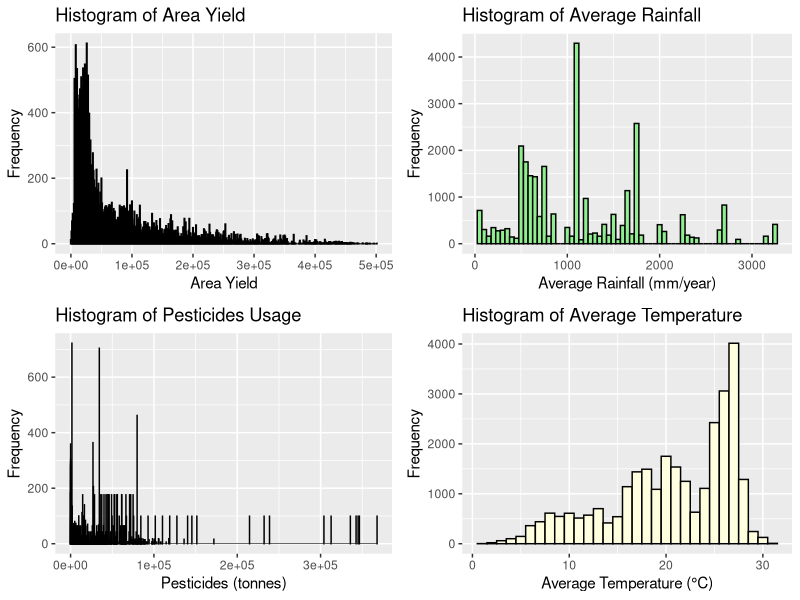
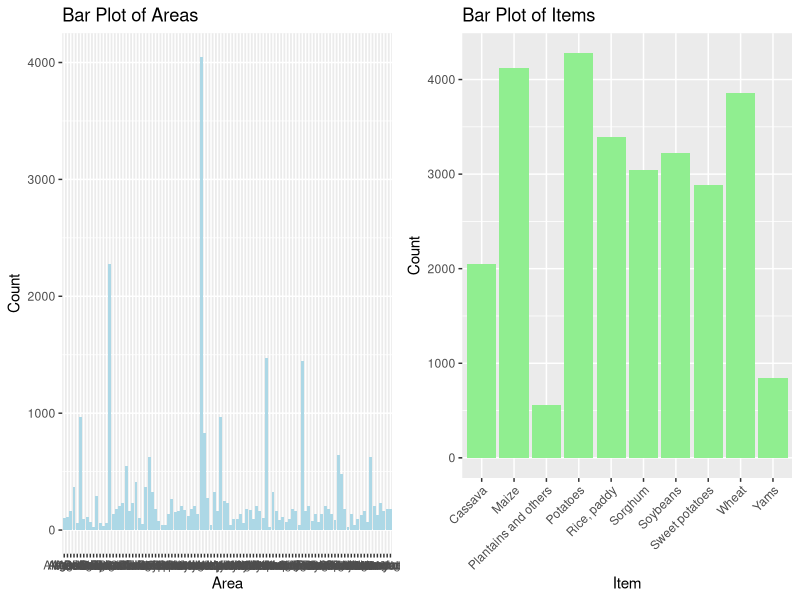

Source code (R) for these figures, in order:
# Load dataset
crop_data <- read.csv("data/yield_df.csv", colClasses = c(
  id = "integer",
  Area = "factor",
  Item = "factor",
  Year = "integer",
  area_yield = "integer",
  average_rain_fall_mm_per_year = "integer",
  pesticides_tonnes = "numeric",
  avg_temp = "numeric"
))

# Display the structure of the dataset
str(crop_data)

# View the first few rows of the dataset
head(crop_data)

# View the dataset in a separate viewer window
View(crop_data)

# Calculate frequency of each category in 'Area' column
area_freq <- table(crop_data$Area)
print(area_freq)

# Calculate frequency of each category in 'Item' column
item_freq <- table(crop_data$Item)
print(item_freq)

# Summary statistics for 'area_yield' column
summary(crop_data$area_yield)

# Summary statistics for 'average_rain_fall_mm_per_year' column
summary(crop_data$average_rain_fall_mm_per_year)

# Summary statistics for 'pesticides_tonnes' column
summary(crop_data$pesticides_tonnes)

# Summary statistics for 'avg_temp' column
summary(crop_data$avg_temp)

# Define a function to calculate mode
Mode <- function(x) {
  ux <- unique(x)
  ux[which.max(tabulate(match(x, ux)))]
}

# Calculate mean, median, and mode for numerical variables

# Mean, median, and mode for 'area_yield' column
mean_area_yield <- mean(crop_data$area_yield)
median_area_yield <- median(crop_data$area_yield)
mode_area_yield <- Mode(crop_data$area_yield)

# Mean, median, and mode for 'average_rain_fall_mm_per_year' column
mean_rainfall <- mean(crop_data$average_rain_fall_mm_per_year)
median_rainfall <- median(crop_data$average_rain_fall_mm_per_year)
mode_rainfall <- Mode(crop_data$average_rain_fall_mm_per_year)

# Mean, median, and mode for 'pesticides_tonnes' column
mean_pesticides <- mean(crop_data$pesticides_tonnes)
median_pesticides <- median(crop_data$pesticides_tonnes)
mode_pesticides <- Mode(crop_data$pesticides_tonnes)

# Mean, median, and mode for 'avg_temp' column
mean_temp <- mean(crop_data$avg_temp)
median_temp <- median(crop_data$avg_temp)
mode_temp <- Mode(crop_data$avg_temp)

# Print results
cat("Mean, Median, and Mode for 'area_yield' column:\n")
cat("Mean:", mean_area_yield, "Median:", median_area_yield, "Mode:", mode_area_yield, "\n\n")

cat("Mean, Median, and Mode for 'average_rain_fall_mm_per_year' column:\n")
cat("Mean:", mean_rainfall, "Median:", median_rainfall, "Mode:", mode_rainfall, "\n\n")

cat("Mean, Median, and Mode for 'pesticides_tonnes' column:\n")
cat("Mean:", mean_pesticides, "Median:", median_pesticides, "Mode:", mode_pesticides, "\n\n")

cat("Mean, Median, and Mode for 'avg_temp' column:\n")
cat("Mean:", mean_temp, "Median:", median_temp, "Mode:", mode_temp, "\n\n")

# Load required library for skewness and kurtosis calculation
library(e1071)

# Calculate measures of distribution for numerical variables

# Variance and standard deviation for 'area_yield' column
var_area_yield <- var(crop_data$area_yield)
sd_area_yield <- sd(crop_data$area_yield)

# Variance and standard deviation for 'average_rain_fall_mm_per_year' column
var_rainfall <- var(crop_data$average_rain_fall_mm_per_year)
sd_rainfall <- sd(crop_data$average_rain_fall_mm_per_year)

# Variance and standard deviation for 'pesticides_tonnes' column
var_pesticides <- var(crop_data$pesticides_tonnes)
sd_pesticides <- sd(crop_data$pesticides_tonnes)

# Variance and standard deviation for 'avg_temp' column
var_temp <- var(crop_data$avg_temp)
sd_temp <- sd(crop_data$avg_temp)

# Skewness and kurtosis for 'area_yield' column
skew_area_yield <- skewness(crop_data$area_yield)
kurt_area_yield <- kurtosis(crop_data$area_yield)

# Skewness and kurtosis for 'average_rain_fall_mm_per_year' column
skew_rainfall <- skewness(crop_data$average_rain_fall_mm_per_year)
kurt_rainfall <- kurtosis(crop_data$average_rain_fall_mm_per_year)

# Skewness and kurtosis for 'pesticides_tonnes' column
skew_pesticides <- skewness(crop_data$pesticides_tonnes)
kurt_pesticides <- kurtosis(crop_data$pesticides_tonnes)

# Skewness and kurtosis for 'avg_temp' column
skew_temp <- skewness(crop_data$avg_temp)
kurt_temp <- kurtosis(crop_data$avg_temp)

# Print results
cat("Measures of Distribution for 'area_yield' column:\n")
cat("Variance:", var_area_yield, "Standard Deviation:", sd_area_yield, "Skewness:", skew_area_yield, "Kurtosis:", kurt_area_yield, "\n\n")

cat("Measures of Distribution for 'average_rain_fall_mm_per_year' column:\n")
cat("Variance:", var_rainfall, "Standard Deviation:", sd_rainfall, "Skewness:", skew_rainfall, "Kurtosis:", kurt_rainfall, "\n\n")

cat("Measures of Distribution for 'pesticides_tonnes' column:\n")
cat("Variance:", var_pesticides, "Standard Deviation:", sd_pesticides, "Skewness:", skew_pesticides, "Kurtosis:", kurt_pesticides, "\n\n")

cat("Measures of Distribution for 'avg_temp' column:\n")
cat("Variance:", var_temp, "Standard Deviation:", sd_temp, "Skewness:", skew_temp, "Kurtosis:", kurt_temp, "\n\n")

# Calculate Pearson correlation coefficients between numerical variables
correlation_matrix <- cor(crop_data[, c("area_yield", "average_rain_fall_mm_per_year", "pesticides_tonnes", "avg_temp")])
print(correlation_matrix)

# Create contingency table for categorical variables 'Area' and 'Item'
contingency_table <- table(crop_data$Area, crop_data$Item)
print(contingency_table)

# Perform chi-square test of independence
chi_square_test <- chisq.test(contingency_table)
print(chi_square_test)

# Load required library for ANOVA
library(stats)

# Perform ANOVA for numerical variable 'area_yield' across different levels of 'Item' (crop type)
anova_result <- aov(area_yield ~ Item, data = crop_data)
print(summary(anova_result))

# Load required libraries for plotting
library(ggplot2)
library(gridExtra)

# Univariate plots for numerical variables

# Histogram for 'area_yield'
hist_area_yield <- ggplot(crop_data, aes(x = area_yield)) +
  geom_histogram(binwidth = 1000, fill = "skyblue", color = "black") +
  labs(title = "Histogram of Area Yield",
       x = "Area Yield",
       y = "Frequency")

# Histogram for 'average_rain_fall_mm_per_year'
hist_rainfall <- ggplot(crop_data, aes(x = average_rain_fall_mm_per_year)) +
  geom_histogram(binwidth = 50, fill = "lightgreen", color = "black") +
  labs(title = "Histogram of Average Rainfall",
       x = "Average Rainfall (mm/year)",
       y = "Frequency")

# Histogram for 'pesticides_tonnes'
hist_pesticides <- ggplot(crop_data, aes(x = pesticides_tonnes)) +
  geom_histogram(binwidth = 10, fill = "lightcoral", color = "black") +
  labs(title = "Histogram of Pesticides Usage",
       x = "Pesticides (tonnes)",
       y = "Frequency")

# Histogram for 'avg_temp'
hist_temp <- ggplot(crop_data, aes(x = avg_temp)) +
  geom_histogram(binwidth = 1, fill = "lightyellow", color = "black") +
  labs(title = "Histogram of Average Temperature",
       x = "Average Temperature (°C)",
       y = "Frequency")

# Combine histograms into a single plot grid
histogram_grid <- grid.arrange(hist_area_yield, hist_rainfall, hist_pesticides, hist_temp, ncol = 2)

# Univariate plots for categorical variables

# Bar plot for 'Area'
bar_area <- ggplot(crop_data, aes(x = Area)) +
  geom_bar(fill = "lightblue") +
  labs(title = "Bar Plot of Areas",
       x = "Area",
       y = "Count")

# Bar plot for 'Item'
bar_item <- ggplot(crop_data, aes(x = Item)) +
  geom_bar(fill = "lightgreen") +
  labs(title = "Bar Plot of Items",
       x = "Item",
       y = "Count") +
  theme(axis.text.x = element_text(angle = 45, hjust = 1))  # Rotate x-axis labels for better visibility

# Combine bar plots into a single plot grid
barplot_grid <- grid.arrange(bar_area, bar_item, ncol = 2)

# Display the plots
print(histogram_grid)
print(barplot_grid)


